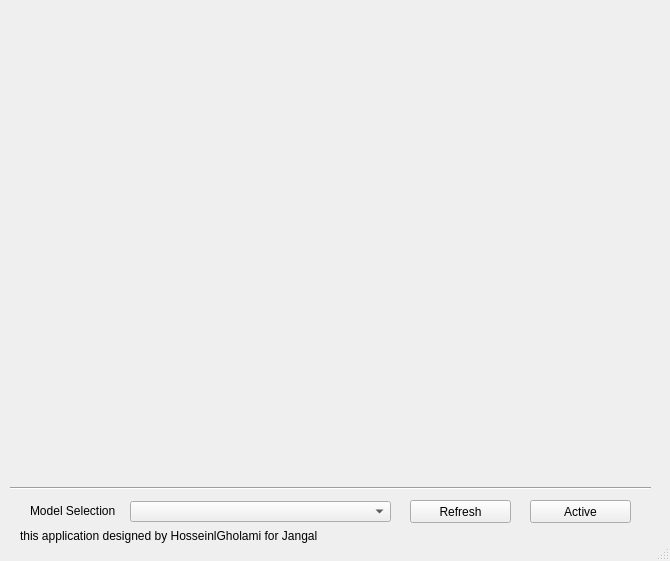
<?xml version="1.0" encoding="UTF-8"?>
<ui version="4.0">
 <class>MainWindow</class>
 <widget class="QMainWindow" name="MainWindow">
  <property name="geometry">
   <rect>
    <x>0</x>
    <y>0</y>
    <width>670</width>
    <height>561</height>
   </rect>
  </property>
  <property name="minimumSize">
   <size>
    <width>670</width>
    <height>561</height>
   </size>
  </property>
  <property name="maximumSize">
   <size>
    <width>670</width>
    <height>561</height>
   </size>
  </property>
  <property name="windowTitle">
   <string>MainWindow</string>
  </property>
  <widget class="QWidget" name="centralwidget">
   <property name="sizePolicy">
    <sizepolicy hsizetype="Fixed" vsizetype="Fixed">
     <horstretch>0</horstretch>
     <verstretch>0</verstretch>
    </sizepolicy>
   </property>
   <property name="minimumSize">
    <size>
     <width>670</width>
     <height>560</height>
    </size>
   </property>
   <property name="maximumSize">
    <size>
     <width>670</width>
     <height>560</height>
    </size>
   </property>
   <widget class="QLabel" name="textLabel">
    <property name="geometry">
     <rect>
      <x>20</x>
      <y>525</y>
      <width>299</width>
      <height>21</height>
     </rect>
    </property>
    <property name="text">
     <string>this application designed by HosseinlGholami for Jangal</string>
    </property>
   </widget>
   <widget class="QLabel" name="image_label">
    <property name="geometry">
     <rect>
      <x>10</x>
      <y>5</y>
      <width>640</width>
      <height>480</height>
     </rect>
    </property>
    <property name="sizePolicy">
     <sizepolicy hsizetype="Fixed" vsizetype="Fixed">
      <horstretch>0</horstretch>
      <verstretch>0</verstretch>
     </sizepolicy>
    </property>
    <property name="minimumSize">
     <size>
      <width>640</width>
      <height>480</height>
     </size>
    </property>
    <property name="maximumSize">
     <size>
      <width>640</width>
      <height>480</height>
     </size>
    </property>
    <property name="text">
     <string/>
    </property>
   </widget>
   <widget class="Line" name="line">
    <property name="geometry">
     <rect>
      <x>10</x>
      <y>480</y>
      <width>641</width>
      <height>16</height>
     </rect>
    </property>
    <property name="orientation">
     <enum>Qt::Horizontal</enum>
    </property>
   </widget>
   <widget class="QComboBox" name="ModelComboBox">
    <property name="geometry">
     <rect>
      <x>130</x>
      <y>501</y>
      <width>261</width>
      <height>21</height>
     </rect>
    </property>
   </widget>
   <widget class="QLabel" name="label_5">
    <property name="geometry">
     <rect>
      <x>30</x>
      <y>500</y>
      <width>91</width>
      <height>21</height>
     </rect>
    </property>
    <property name="text">
     <string>Model Selection</string>
    </property>
   </widget>
   <widget class="QPushButton" name="Refresh_Button">
    <property name="geometry">
     <rect>
      <x>410</x>
      <y>500</y>
      <width>101</width>
      <height>23</height>
     </rect>
    </property>
    <property name="text">
     <string>Refresh</string>
    </property>
   </widget>
   <widget class="QPushButton" name="Active_Button">
    <property name="geometry">
     <rect>
      <x>530</x>
      <y>500</y>
      <width>101</width>
      <height>23</height>
     </rect>
    </property>
    <property name="text">
     <string>Active</string>
    </property>
   </widget>
  </widget>
  <widget class="QStatusBar" name="statusbar"/>
  <action name="actionblur_filter">
   <property name="text">
    <string>blur-filter</string>
   </property>
  </action>
  <action name="actionClose">
   <property name="text">
    <string>Close</string>
   </property>
  </action>
  <action name="actionBlur_Filter">
   <property name="text">
    <string>Blur Filter</string>
   </property>
  </action>
  <action name="actionRed_Filter">
   <property name="text">
    <string>Red Filter</string>
   </property>
  </action>
  <action name="actionGreen_Filter">
   <property name="text">
    <string>Green Filter</string>
   </property>
  </action>
  <action name="actionBlue_Filter">
   <property name="text">
    <string>Blue Filter</string>
   </property>
  </action>
 </widget>
 <resources/>
 <connections/>
</ui>
